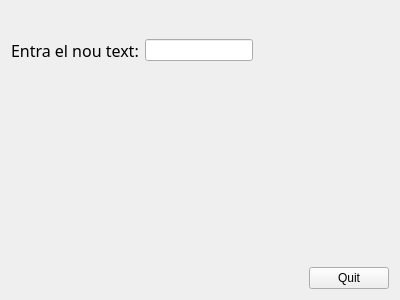
<?xml version="1.0" encoding="UTF-8"?>
<ui version="4.0">
 <class>MyForm</class>
 <widget class="QWidget" name="MyForm">
  <property name="geometry">
   <rect>
    <x>0</x>
    <y>0</y>
    <width>400</width>
    <height>300</height>
   </rect>
  </property>
  <property name="windowTitle">
   <string>Form</string>
  </property>
  <layout class="QVBoxLayout" name="verticalLayout_3">
   <item>
    <layout class="QVBoxLayout" name="verticalLayout">
     <item>
      <widget class="MyLabel" name="label">
       <property name="font">
        <font>
         <family>Noto Sans</family>
         <pointsize>12</pointsize>
        </font>
       </property>
       <property name="text">
        <string/>
       </property>
      </widget>
     </item>
     <item>
      <layout class="QHBoxLayout" name="horizontalLayout">
       <item>
        <widget class="QLabel" name="label_2">
         <property name="font">
          <font>
           <family>Noto Sans</family>
           <pointsize>12</pointsize>
          </font>
         </property>
         <property name="text">
          <string>Entra el nou text:</string>
         </property>
        </widget>
       </item>
       <item>
        <widget class="QLineEdit" name="lineEdit">
         <property name="sizePolicy">
          <sizepolicy hsizetype="Fixed" vsizetype="Fixed">
           <horstretch>0</horstretch>
           <verstretch>0</verstretch>
          </sizepolicy>
         </property>
        </widget>
       </item>
       <item>
        <spacer name="horizontalSpacer_2">
         <property name="orientation">
          <enum>Qt::Horizontal</enum>
         </property>
         <property name="sizeHint" stdset="0">
          <size>
           <width>40</width>
           <height>20</height>
          </size>
         </property>
        </spacer>
       </item>
      </layout>
     </item>
    </layout>
   </item>
   <item>
    <layout class="QVBoxLayout" name="verticalLayout_2">
     <item>
      <spacer name="verticalSpacer">
       <property name="orientation">
        <enum>Qt::Vertical</enum>
       </property>
       <property name="sizeHint" stdset="0">
        <size>
         <width>20</width>
         <height>40</height>
        </size>
       </property>
      </spacer>
     </item>
     <item>
      <layout class="QHBoxLayout" name="horizontalLayout_2">
       <item>
        <spacer name="horizontalSpacer">
         <property name="orientation">
          <enum>Qt::Horizontal</enum>
         </property>
         <property name="sizeHint" stdset="0">
          <size>
           <width>40</width>
           <height>20</height>
          </size>
         </property>
        </spacer>
       </item>
       <item>
        <widget class="QPushButton" name="pushButton">
         <property name="text">
          <string>Quit</string>
         </property>
        </widget>
       </item>
      </layout>
     </item>
    </layout>
   </item>
  </layout>
 </widget>
 <customwidgets>
  <customwidget>
   <class>MyLabel</class>
   <extends>QLabel</extends>
   <header>MyLabel.h</header>
   <slots>
    <slot>setTextMajuscules(QString)</slot>
   </slots>
  </customwidget>
 </customwidgets>
 <resources/>
 <connections>
  <connection>
   <sender>pushButton</sender>
   <signal>clicked()</signal>
   <receiver>MyForm</receiver>
   <slot>close()</slot>
   <hints>
    <hint type="sourcelabel">
     <x>355</x>
     <y>268</y>
    </hint>
    <hint type="destinationlabel">
     <x>200</x>
     <y>182</y>
    </hint>
   </hints>
  </connection>
  <connection>
   <sender>lineEdit</sender>
   <signal>textChanged(QString)</signal>
   <receiver>label</receiver>
   <slot>setTextMajuscules(QString)</slot>
   <hints>
    <hint type="sourcelabel">
     <x>172</x>
     <y>47</y>
    </hint>
    <hint type="destinationlabel">
     <x>138</x>
     <y>27</y>
    </hint>
   </hints>
  </connection>
 </connections>
</ui>
